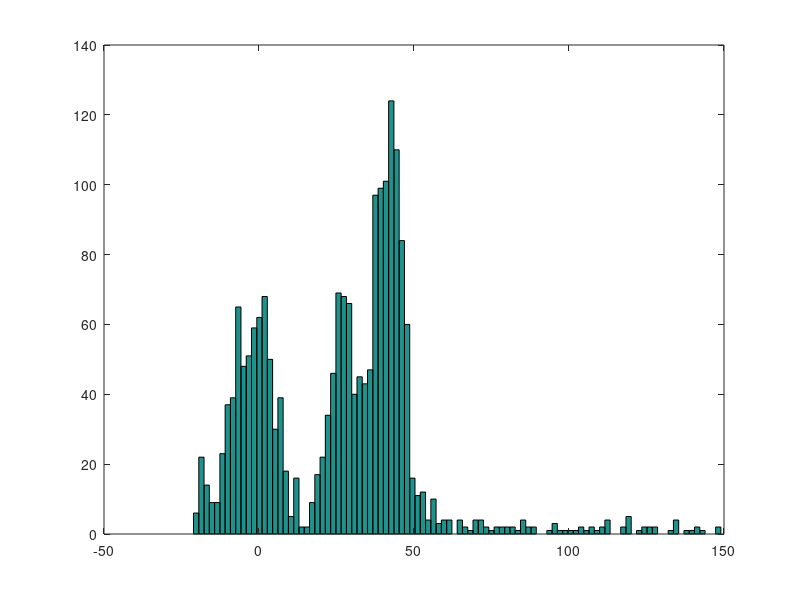
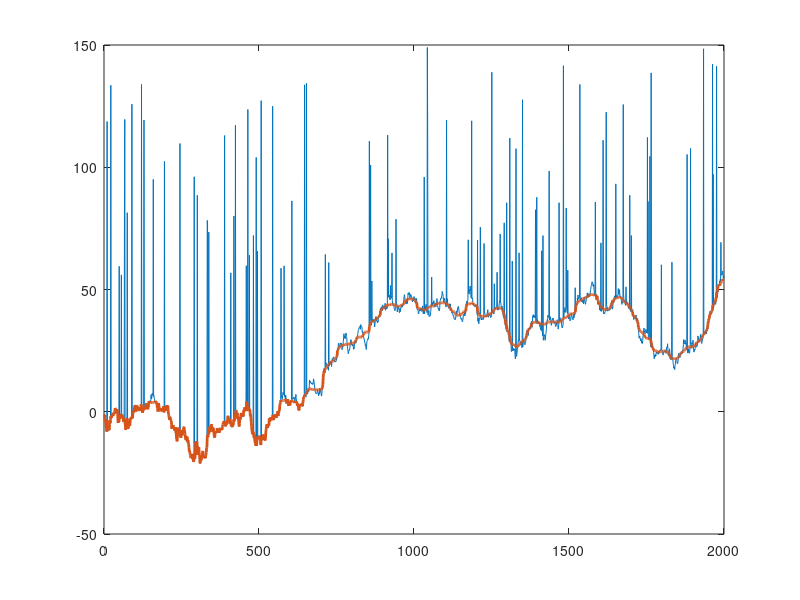

MATLAB code for these plots, in order:
%%
% Median filter to remove spike noise
% Median filter is non-linear filter
% Apply to selected points, not all data points
% Example:
% [0,1,1,2,0,3,900]
% step1: Sort=> [0,0,1,1,2,3,900]
% step2: Median = middle value
% Or average middle values for example [0,1,1,2,7,0,3,900]
% [0,0,1,1,2,3,7,900]
% (1+2)/2=1.5 
%
%%
clc;
clear all;


% create signal
n = 2000;
signal = cumsum(randn(n,1));


% proportion of time points to replace with noise
propnoise = .05;

% find noise points
noisepnts = randperm(n); 
% randperm(n)
% returns a row vector containing
% a random permutation of the integers from 1 to n without
% repeating elements



noisepnts = noisepnts(1:round(n*propnoise));
% pick the noisepnts's elements from 1 to round(n*propnoise)




% generate signal and replace points with noise
signal(noisepnts) = 50 + rand(size(noisepnts))*100;
% replace the value of signal(noisepnts)
% with 
% amplitudes = rand * 100 + 50


% use hist to pick threshold
figure(1), clf
hist(signal,100);
zoom on

prompt = "What is the threshold value? ";
th = input(prompt)
% visual-picked threshold
threshold = th;


% find data values above the threshold
suprathresh = find( signal>threshold );
% suprathresh = 1:n, % If use median filter for all n point of signal

% initialize filtered signal
filtsig = signal;

% loop through suprathreshold points and set to median of k
k = 20; % actual window is k*2+1
for ti=1:length(suprathresh)
    
    % find lower and upper bounds
    lowbnd = max(1,suprathresh(ti)-k);
    uppbnd = min(suprathresh(ti)+k,n);
    
    % compute median of surrounding points
    filtsig(suprathresh(ti)) = median(signal(lowbnd:uppbnd));
end

% plot
figure(2), clf
plot(1:n,signal, 1:n,filtsig, 'linew',2)
zoom on

%% done.
